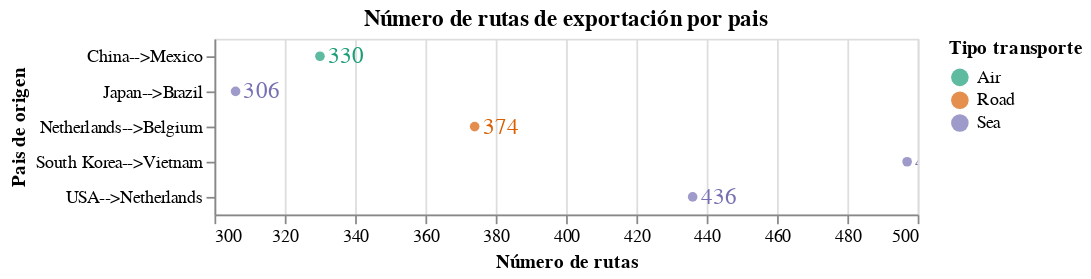

The cell this chart's notebook holds for it:
### Markdown cell above
####  Grafica de los datos de las  exportación (Conteo rutas)

### Code cell
print(exp_data_head)
bars = alt.Chart(exp_data_head).mark_circle().encode(
    y=alt.Y('ruta:O',title='Pais de origen ',scale=alt.Scale(zero=False)),
    x=alt.X('register_id', title='Número de rutas',scale=alt.Scale(zero=False, padding=2)),
    color=alt.Color("transport_mode", legend=alt.Legend(title="Tipo transporte"),scale=alt.Scale(scheme='dark2',type= 'sqrt')),   
)

text = bars.mark_text(
    align='center',
    dx=15,
    size=13
).encode(
    text='register_id:Q'
)

(bars + text).properties(title='Número de rutas de exportación por pais').interactive()

### Figure 1 — Vega-Lite specification as saved in the notebook (floating-point values rounded to 4 significant figures)
{"config": {"view": {"continuousWidth": 400, "continuousHeight": 300}}, "layer": [{"mark": "circle", "encoding": {"color": {"field": "transport_mode", "legend": {"title": "Tipo transporte"}, "scale": {"scheme": "dark2", "type": "sqrt"}, "type": "nominal"}, "x": {"field": "register_id", "scale": {"padding": 2, "zero": false}, "title": "Número de rutas", "type": "quantitative"}, "y": {"field": "ruta", "scale": {"zero": false}, "title": "Pais de origen ", "type": "ordinal"}}, "selection": {"selector002": {"type": "interval", "bind": "scales", "encodings": ["x", "y"]}}}, {"mark": {"type": "text", "align": "center", "dx": 15, "size": 13}, "encoding": {"color": {"field": "transport_mode", "legend": {"title": "Tipo transporte"}, "scale": {"scheme": "dark2", "type": "sqrt"}, "type": "nominal"}, "text": {"field": "register_id", "type": "quantitative"}, "x": {"field": "register_id", "scale": {"padding": 2, "zero": false}, "title": "Número de rutas", "type": "quantitative"}, "y": {"field": "ruta", "scale": {"zero": false}, "title": "Pais de origen ", "type": "ordinal"}}}], "data": {"name": "data-11e1ec997bfcf2ac437d1f2fae6f6ad8"}, "title": "Número de rutas de exportación por pais", "$schema": "https://vega.github.io/schema/vega-lite/v4.17.0.json", "datasets": {"data-11e1ec997bfcf2ac437d1f2fae6f6ad8": [{"direction": "Exports", "origin": "South Korea", "destination": "Vietnam", "transport_mode": "Sea", "register_id": 497, "ruta": "South Korea-->Vietnam"}, {"direction": "Exports", "origin": "USA", "destination": "Netherlands", "transport_mode": "Sea", "register_id": 436, "ruta": "USA-->Netherlands"}, {"direction": "Exports", "origin": "Netherlands", "destination": "Belgium", "transport_mode": "Road", "register_id": 374, "ruta": "Netherlands-->Belgium"}, {"direction": "Exports", "origin": "China", "destination": "Mexico", "transport_mode": "Air", "register_id": 330, "ruta": "China-->Mexico"}, {"direction": "Exports", "origin": "Japan", "destination": "Brazil", "transport_mode": "Sea", "register_id": 306, "ruta": "Japan-->Brazil"}]}}
